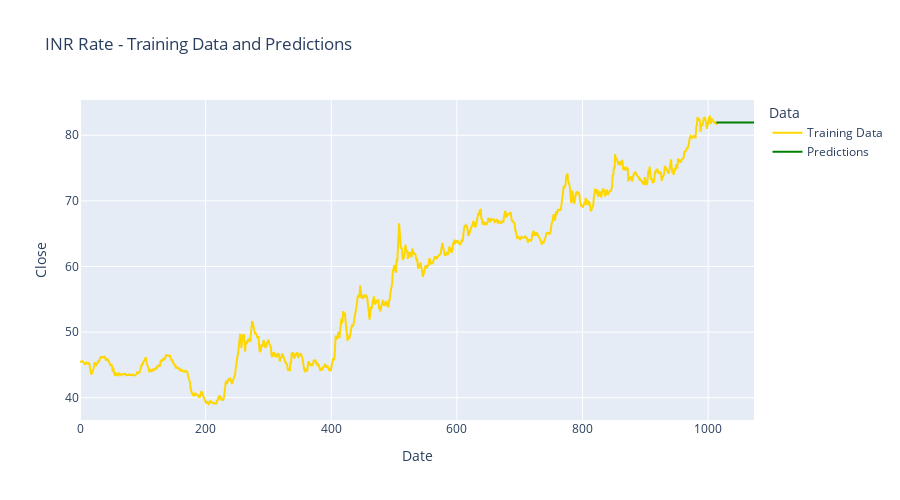

This figure's notebook cell:
### Code cell
# Here's how to visualize forecasted results:
fig = go.Figure()

fig.add_trace(go.Scatter(x=data.index,
                         y=data["Close"],
                         mode="lines",
                         name="Training Data",
                         line=dict(color="gold")
                         ))
fig.add_trace(go.Scatter(x=predictions.index,
                         y=predictions,
                         mode="lines",
                         name="Predictions",
                         line=dict(color="green")))
fig.update_layout(title = "INR Rate - Training Data and Predictions",
                  xaxis_title="Date",
                  yaxis_title="Close",
                  legend_title="Data",
                  width=900,
                  height=500
                  )
pio.show(fig)

### Figure 1 — Plotly figure (JSON) as saved in the notebook; plotly's stock layout.template omitted (floating-point values rounded to 4 significant figures; data arrays with more than 128 entries replaced by an {"elided": "..."} marker saying what was removed)
{"data": [{"line": {"color": "gold"}, "mode": "lines", "name": "Training Data", "type": "scatter", "x": {"elided": "1013 int values"}, "y": {"elided": "1013 float values"}}, {"line": {"color": "green"}, "mode": "lines", "name": "Predictions", "type": "scatter", "x": [1013, 1014, 1015, 1016, 1017, 1018, 1019, 1020, 1021, 1022, 1023, 1024, 1025, 1026, 1027, 1028, 1029, 1030, 1031, 1032, 1033, 1034, 1035, 1036, 1037, 1038, 1039, 1040, 1041, 1042, 1043, 1044, 1045, 1046, 1047, 1048, 1049, 1050, 1051, 1052, 1053, 1054, 1055, 1056, 1057, 1058, 1059, 1060, 1061, 1062, 1063, 1064, 1065, 1066, 1067, 1068, 1069, 1070, 1071, 1072, 1073], "y": [81.94, 81.95, 81.95, 81.95, 81.96, 81.96, 81.96, 81.96, 81.96, 81.96, 81.96, 81.96, 81.96, 81.96, 81.96, 81.96, 81.96, 81.96, 81.96, 81.96, 81.96, 81.96, 81.96, 81.96, 81.96, 81.96, 81.96, 81.96, 81.96, 81.96, 81.96, 81.96, 81.96, 81.96, 81.96, 81.96, 81.96, 81.96, 81.96, 81.96, 81.96, 81.96, 81.96, 81.96, 81.96, 81.96, 81.96, 81.96, 81.96, 81.96, 81.96, 81.96, 81.96, 81.96, 81.96, 81.96, 81.96, 81.96, 81.96, 81.96, 81.96]}], "layout": {"height": 500, "legend": {"title": {"text": "Data"}}, "title": {"text": "INR Rate - Training Data and Predictions"}, "width": 900, "xaxis": {"title": {"text": "Date"}}, "yaxis": {"title": {"text": "Close"}}}}
